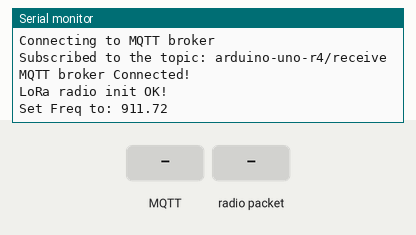
This sketch was run on a simulated Arduino Uno R4 WiFi. On the bench: the last lines printed to the serial monitor. The test bench sets the inputs (shaded band). WiFi joins after 1.5 s; servers stay silent unless stated; no radio packets arrive unless stated; no MQTT or app messages arrive unless stated.

Above: at 12.7 s.
12.8 s: MQTT message "1" arrives on the first subscribed topic
At 13.6 s:
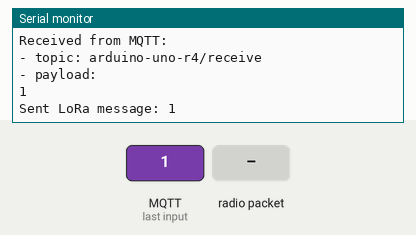
14.3 s: radio packet "1" arrives
At 14.8 s:
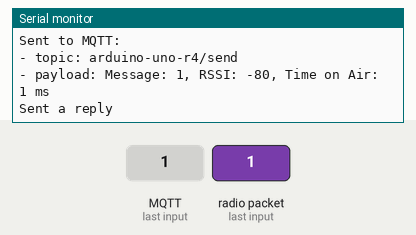
15.8 s: MQTT message "on" arrives on the first subscribed topic
At 17.0 s:
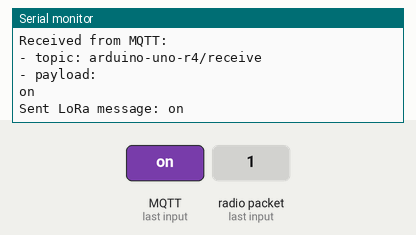
17.3 s: MQTT message "off" arrives on the first subscribed topic
At 18.2 s:
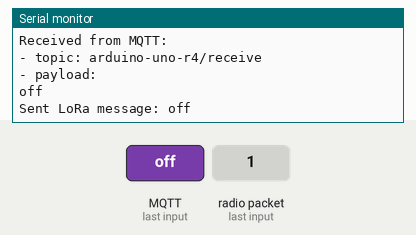

Measured:
- after the input at 12.8 s, the serial monitor: prints a new line at once (image 1)
- after the input at 14.3 s, the serial monitor: prints a new line at once (image 2)
- after the input at 15.8 s, the serial monitor: prints a new line at once (image 3)
- after the input at 17.3 s, the serial monitor: prints a new line at once (image 4)

The sketch:

LoraMqtt.ino
```cpp
#include <SPI.h>
#include <RH_RF95.h>
#include <WiFiS3.h>
#include <MQTTClient.h>

#define RFM95_CS 10
#define RFM95_RST 7
#define RFM95_INT 2

#define RF95_FREQ 911.72
const char WIFI_SSID[] = "";          // CHANGE TO YOUR WIFI SSID
const char WIFI_PASSWORD[] = "";  // CHANGE TO YOUR WIFI PASSWORD

const char MQTT_BROKER_ADDRESS[] = "mqtt-dashboard.com";  // CHANGE TO MQTT BROKER'S ADDRESS
const int MQTT_PORT = 1883;
const char MQTT_CLIENT_ID[] = "arduino-uno-r4-client";  // CHANGE IT AS YOU DESIRE
const char MQTT_USERNAME[] = "";                        // CHANGE IT IF REQUIRED, empty if not required
const char MQTT_PASSWORD[] = "";                        // CHANGE IT IF REQUIRED, empty if not required

const char PUBLISH_TOPIC[] = "arduino-uno-r4/send";       // CHANGE IT AS YOU DESIRE
const char SUBSCRIBE_TOPIC[] = "arduino-uno-r4/receive";  // CHANGE IT AS YOU DESIRE

WiFiClient network;
MQTTClient mqtt = MQTTClient(256);
unsigned long lastPublishTime = 0;
RH_RF95 rf95(RFM95_CS, RFM95_INT);

void setup() {
  pinMode(RFM95_RST, OUTPUT);
  digitalWrite(RFM95_RST, HIGH);

  Serial.begin(9600);
  while (!Serial) ; // Wait for Serial to be ready

  int status = WL_IDLE_STATUS;
  while (status != WL_CONNECTED) {
    Serial.print("Attempting to connect to SSID: ");
    Serial.println(WIFI_SSID);
    status = WiFi.begin(WIFI_SSID, WIFI_PASSWORD);
    delay(10000);
  }
  Serial.print("IP Address: ");
  Serial.println(WiFi.localIP());

  connectToMQTT();

  digitalWrite(RFM95_RST, LOW);
  delay(10);
  digitalWrite(RFM95_RST, HIGH);
  delay(10);

  while (!rf95.init()) {
    Serial.println("LoRa radio init failed");
    while (1) ;
  }
  Serial.println("LoRa radio init OK!");

  if (!rf95.setFrequency(RF95_FREQ)) {
    Serial.println("setFrequency failed");
    while (1) ;
  }
  Serial.print("Set Freq to: ");
  Serial.println(RF95_FREQ);

  rf95.setTxPower(23, false);
}

void loop() {
  mqtt.loop();  // ตรวจสอบข้อความจาก MQTT broker

  // ตรวจสอบการรับข้อมูลจาก LoRa
  if (rf95.available()) {
    unsigned long startTime = millis();
    uint8_t buf[RH_RF95_MAX_MESSAGE_LEN];
    uint8_t len = sizeof(buf);

    if (rf95.recv(buf, &len)) {
      Serial.print("Raw Received Data: ");
      for (int i = 0; i < len; i++) {
        Serial.print((char)buf[i]);
      }
      Serial.println();

      unsigned long endTime = millis();
      unsigned long timeOnAir = endTime - startTime;

      char message[len + 1];
      memcpy(message, buf, len);
      message[len] = '\0';

      Serial.print("Got: ");
      Serial.println(message);
      Serial.print("RSSI: ");
      Serial.println(rf95.lastRssi(), DEC);

      sendToMQTT(message, rf95.lastRssi(), timeOnAir);

      uint8_t data[] = "Hello Mark";
      rf95.send(data, sizeof(data));
      rf95.waitPacketSent();
      Serial.println("Sent a reply");
    } else {
      Serial.println("Receive failed");
    }
  }
}


void connectToMQTT() {
  mqtt.begin(MQTT_BROKER_ADDRESS, MQTT_PORT, network);
  mqtt.onMessage(messageHandler);

  Serial.print("Connecting to MQTT broker");

  while (!mqtt.connect(MQTT_CLIENT_ID, MQTT_USERNAME, MQTT_PASSWORD)) {
    Serial.print(".");
    delay(100);
  }
  Serial.println();

  if (!mqtt.connected()) {
    Serial.println("MQTT broker Timeout!");
    return;
  }

  if (mqtt.subscribe(SUBSCRIBE_TOPIC))
    Serial.print("Subscribed to the topic: ");
  else
    Serial.print("Failed to subscribe to the topic: ");

  Serial.println(SUBSCRIBE_TOPIC);
  Serial.println("MQTT broker Connected!");
}

void sendToMQTT(const char* message, int rssi, unsigned long timeOnAir) {
  String mqttMessage = String("Message: ") + message +
                        ", RSSI: " + String(rssi) +
                        ", Time on Air: " + String(timeOnAir) + " ms";

  mqtt.publish(PUBLISH_TOPIC, mqttMessage);
  Serial.println("Sent to MQTT:");
  Serial.print("- topic: ");
  Serial.println(PUBLISH_TOPIC);
  Serial.print("- payload: ");
  Serial.println(mqttMessage);
}

void messageHandler(String &topic, String &payload) {
  Serial.println("Received from MQTT:");
  Serial.println("- topic: " + topic);
  Serial.println("- payload:");
  Serial.println(payload);

  // Send the MQTT payload as a LoRa message
  sendLoRaMessage(payload);
}

void sendLoRaMessage(const String &message) {
  // สร้าง buffer สำหรับข้อความ LoRa
  char messageBuffer[RH_RF95_MAX_MESSAGE_LEN];
  message.toCharArray(messageBuffer, sizeof(messageBuffer));  // แปลง String เป็น char array

  // ส่งข้อความผ่าน LoRa
  rf95.send((uint8_t*)messageBuffer, strlen(messageBuffer));  // ส่งเฉพาะความยาวของสตริง
  rf95.waitPacketSent();  // รอให้ข้อความถูกส่ง

  Serial.print("Sent LoRa message: ");
  Serial.println(messageBuffer);  // แสดงผลข้อความที่ถูกส่ง
}
```
